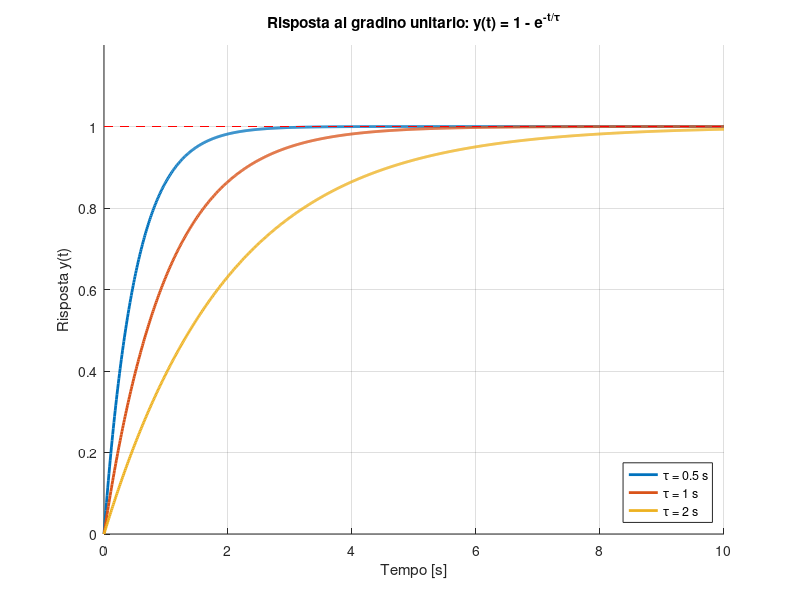

Write the MATLAB code that produced this figure.
% Script per la risposta al gradino di un sistema del primo ordine
clear; clc; close all;

% Parametri
t = 0:0.01:10;          % Intervallo di tempo (0-10 secondi)
taus = [0.5, 1, 2];     % Costanti di tempo richieste

figure;
hold on; grid on;

% Ciclo attraverso i valori di tau
for T = taus
    % Calcolo della risposta al gradino unitario: y(t) = 1 - exp(-t/tau)
    y = 1 - exp(-t / T);
    
    % Plot della curva
    plot(t, y, 'LineWidth', 2, 'DisplayName', ['\tau = ', num2str(T), ' s']);
end

% Rappresentazione del gradino unitario (valore di regime)
line([0 10], [1 1], 'Color', 'r', 'LineStyle', '--', 'HandleVisibility', 'off');

% Formattazione del grafico
xlabel('Tempo [s]');
ylabel('Risposta y(t)');
title('Risposta al gradino unitario: y(t) = 1 - e^{-t/\tau}');
legend('Location', 'southeast');

ylim([0 1.2]);
xlim([0 10]);
